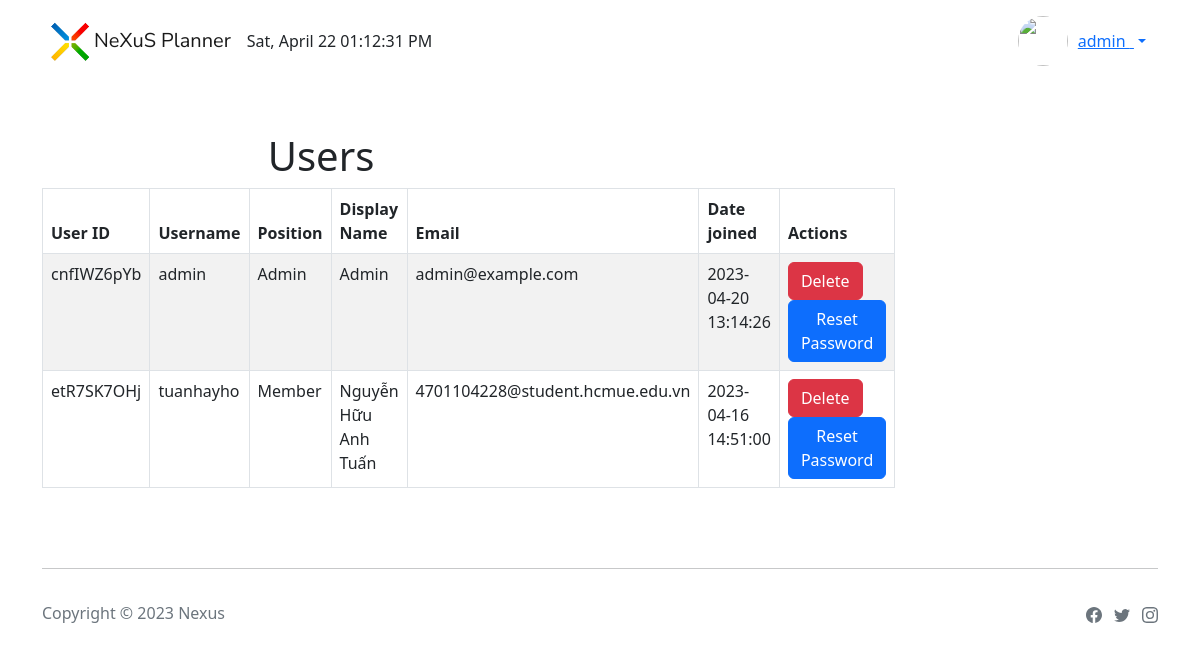
/users.php (signed in), run on the app's committed database.
### tables this page shows
CREATE TABLE `user` (
  `UserID` varchar(50) NOT NULL,
  `UserName` varchar(50) DEFAULT NULL,
  `FullName` varchar(100) DEFAULT NULL,
  `Email` varchar(50) DEFAULT NULL,
  `Password` varchar(100) DEFAULT NULL,
  `Position` varchar(50) DEFAULT NULL,
  `JoinDate` timestamp NOT NULL DEFAULT current_timestamp()
);

### includes/functions.php (called while the page is built, shortened)
<?php
function logged_in(){
	if(isset($_SESSION['email']) || isset($_COOKIE['email'])){
		return true;
	} else {
		return false;
	}
}
?>

### users.php (the view, shortened to what this page needs)
<?php
include_once "header.php";
include("includes/db.php");
?>
<div class="container">
    <div id="usersbox" style="margin-top:50px;" class="mainbox col-md-6 col-md-offset-3 col-sm-8 col-sm-offset-2">
        <h1 class="text-center">Users </h1>
        <table class="table table-striped table-bordered table-hover">
            <thead class="thead-light">
                <tr>
                    <th scope="row">User ID</th>
                    <th scope="row">Username</th>
                    <th scope="row">Position</th>
                    <th scope="row">Display Name</th>
                    <th scope="row">Email</th>
                    <th scope="row">Date joined</th>
                    <th scope="row">Actions</th>
                </tr>
            </thead>
            <tbody>
                <?php
                $sql = "SELECT * FROM user";
                $result = mysqli_query($conn, $sql);
                if (mysqli_num_rows($result) > 0) {
                    while ($row = mysqli_fetch_assoc($result)) {
                        echo "<tr>";
                        echo "<td>" . $row["UserID"] . "</td>";
                        echo "<td>" . $row["UserName"] . "</td>";
                        echo "<td>" . $row["Position"] . "</td>";
                        echo "<td>" . $row["FullName"] . "</td>";
                        echo "<td>" . $row["Email"] . "</td>";
                        echo "<td>" . $row["JoinDate"] . "</td>";
                        echo '<td>
                                <form method="post" action="delete_user.php">
                                    <input type="hidden" name="user_id" value="' . $row["UserID"] . '">
                                    <button type="submit" class="btn btn-danger">Delete</button>
                                </form>
                                <form method="post" action="reset_password.php">
                                    <input type="hidden" name="user_id" value="' . $row["UserID"] . '">
                                    <button type="submit" class="btn btn-primary">Reset Password</button>
                                </form>
                            </td>';
                        echo "</tr>";
                    }
                } else {
                    echo "<tr><td colspan='4'>No users found</td></tr>";
                }
                ?>
            </tbody>
        </table>
    </div>
</div>
<?php
include_once "footer.php";
?>

### header.php (shortened to what this page needs)
<!DOCTYPE html>
<html lang="en">
  <head>
    <link rel="stylesheet" href="assets/bootstrap/css/bootstrap.min.css">
    <link rel="stylesheet" href="assets/css/aos.min.css">
    <link rel="stylesheet" href="assets/css/Account-setting-or-edit-profile.css">
    <link rel="stylesheet" href="assets/css/Footer-Dark-Multi-Column-icons.css">
  </head>
  <body>
    <div class="container">
      <nav class="navbar navbar-light navbar-expand-md py-3">
        <div class="container">
          <a class="navbar-brand d-flex align-items-center" href="index.php">
            <span class="bs-icon-sm bs-icon-rounded bs-icon-primary d-flex justify-content-center align-items-center me-2 bs-icon" style="background: #FFFFFF;">
              <img src="assets/img/nexus_icon.jpg" style="width: 4rem;height: 4rem;">
            </span>
            <span style="font-family: 'Nunito Sans', sans-serif;">NeXuS Planner</span>
          </a>
          <span>
			<?php
        function getCurrentDateTime() {
          $dateTime = date("D, F j h:i:s A");
          return $dateTime;
        }
        echo getCurrentDateTime();
			?>
		  </span>
           <?php if(logged_in()) : ?> <img style="border-radius: 50%; width: 50px;height: 50px;margin: 0px 10px 0px;" src="https://github.com/entykey.png">
          <div class="dropdown">
            <a class="dropdown-toggle" aria-expanded="false" data-bs-toggle="dropdown" href="Panel.php"><?php echo $_SESSION['username'] ?> &nbsp;</a>
          </div>
           <?php else : ?> <?php endif; ?>
        </div>
      </nav>
    </div>

### footer.php (shortened to what this page needs)
<footer class="justify-content-center" style="display: flex;">
        <div class="container py-4 py-lg-5" style="padding-top: 10px;padding-bottom: 10px;margin: 0px 10px;">
            <hr>
            <div class="text-muted d-flex justify-content-between align-items-center pt-3">
                <p class="mb-0">Copyright © <?php echo date("Y"); ?> Nexus</p>
                <ul class="list-inline mb-0">
                    <li class="list-inline-item"></li>
                    <li class="list-inline-item"></li>
                    <li class="list-inline-item"></li>
                </ul>
            </div>
        </div>
    </footer>

### data on the page
user: UserID "cnfIWZ6pYb", UserName "admin", Position "Admin", FullName "Admin", Email "admin@example.com", JoinDate "2023-04-20 13:14:26"
user: UserID "etR7SK7OHj", UserName "tuanhayho", Position "Member", FullName "Nguyễn Hữu Anh Tuấn", Email "4701104228@student.hcmue.edu.vn", JoinDate "2023-04-16 14:51:00"

### other printed values
getCurrentDateTime() "Sat, April 22 01:12:31 PM"
$_SESSION['username'] "admin"
